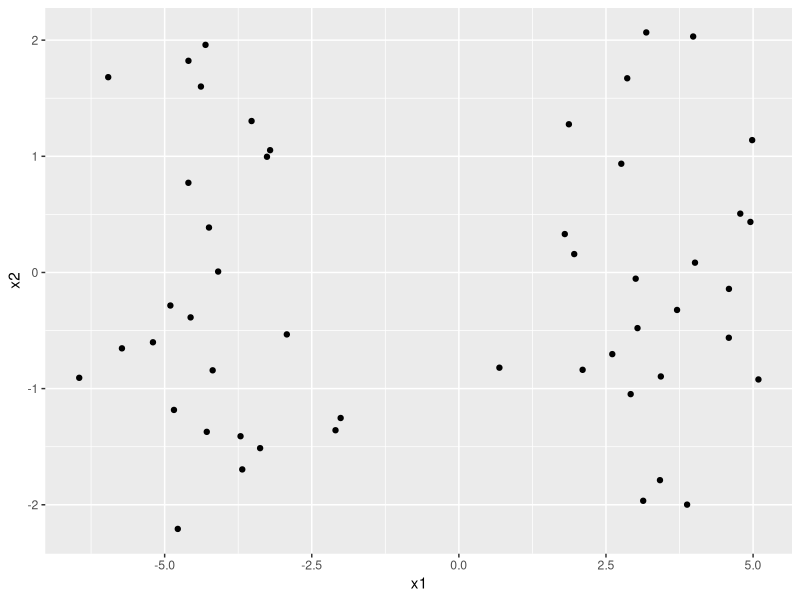
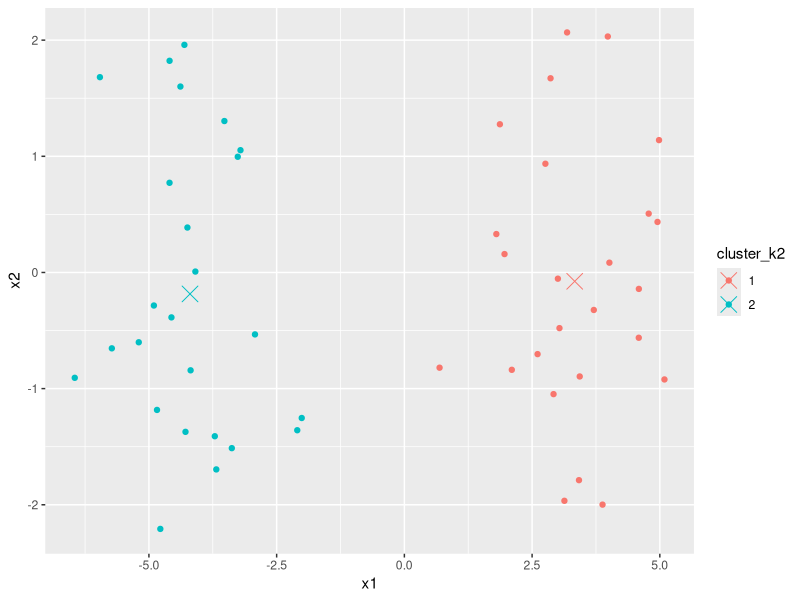
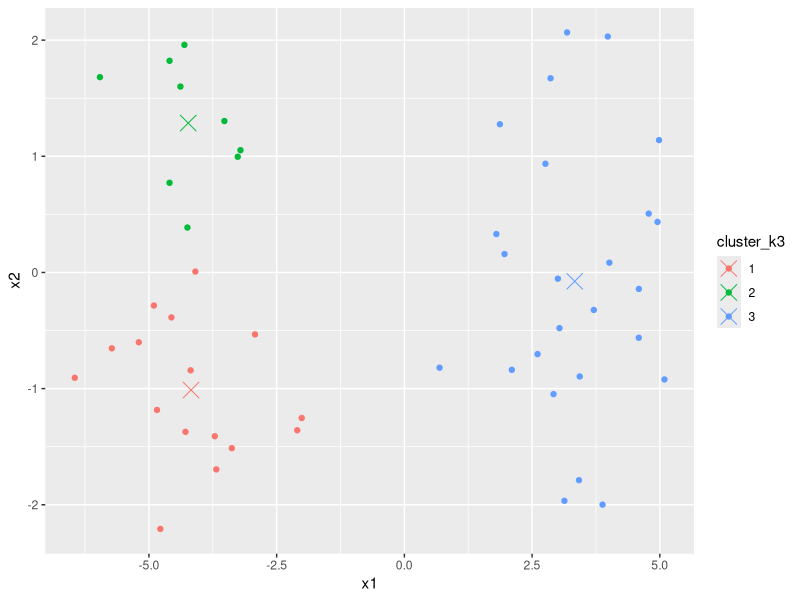
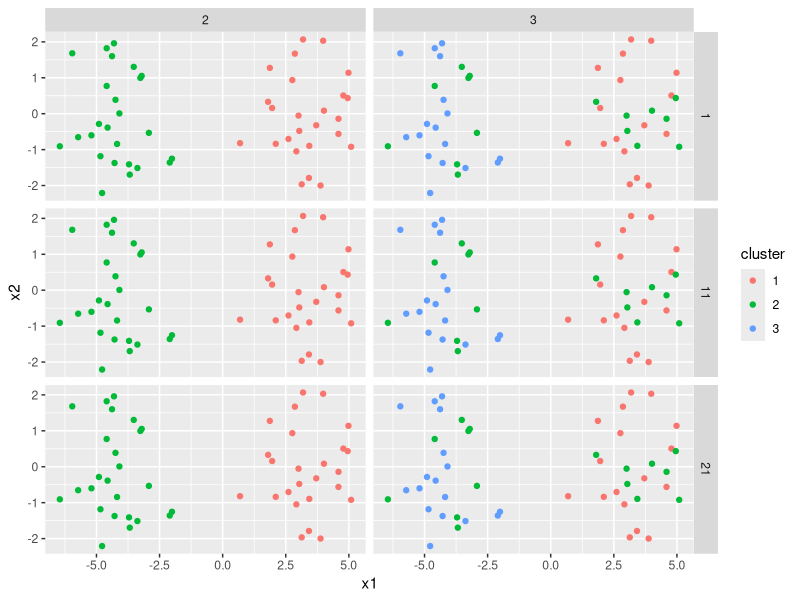

Generate these figures, in order, with R:
## ---- chunk 1
library(tidyverse)
## ---- chunk 2
set.seed(2)
sim_data <- tibble("obs" = 1:50, "x1" = rnorm(50), "x2" = rnorm(50)) %>%
  mutate(x1 = if_else(obs <= 25, x1 + 3, x1 - 4))

sim_data %>%
  ggplot(aes(x1, x2)) +
  geom_point()
## ---- chunk 3
km_out <- sim_data %>%
  select(-obs) %>%
  kmeans(centers = 2, nstart = 20)

km_out

sim_data_out <- sim_data %>%
  mutate(cluster_k2 = as.character(km_out$cluster))

cluster_means <- sim_data_out %>%
  group_by(cluster_k2) %>%
  summarise(x1_mean = mean(x1), x2_mean = mean(x2))

ggplot(sim_data_out, aes(x1, x2, colour = cluster_k2)) +
  geom_point() +
  geom_point(data = cluster_means, aes(x1_mean, x2_mean), size = 5, shape = 4)
## ---- chunk 4
km_out <- sim_data %>%
  select(-obs) %>%
  kmeans(centers = 3, nstart = 20)

km_out

sim_data_out <- sim_data %>%
  mutate(cluster_k3 = as.character(km_out$cluster))

cluster_means <- sim_data_out %>%
  group_by(cluster_k3) %>%
  summarise(x1_mean = mean(x1), x2_mean = mean(x2))

ggplot(sim_data_out, aes(x1, x2, colour = cluster_k3)) +
  geom_point() +
  geom_point(data = cluster_means, aes(x1_mean, x2_mean), size = 5, shape = 4)
## ---- chunk 5
grid <- expand.grid(
  k = seq(from = 2L, to = 3L, by = 1L),
  nstart = seq(from = 1L, by = 10L, length.out = 3L)
  ) %>%
  as_tibble() 

grid <- grid %>%
  mutate(data = list(sim_data),
         km_out = purrr::pmap(list("x" = data, "centers" = k, "nstart" = nstart), kmeans)
         )

grid
## ---- chunk 6
# Function to extract vector from kmeans which gives cluster each observation assigned to.
extr_cluster <- function(mod)
  tibble("cluster" = as.character(mod$cluster))

# Function to extract value of total within-cluster sum-of-squares
extr_wcss <- function(mod)
  mod$tot.withinss

grid <- grid %>%
  mutate(cluster = purrr::map(km_out, extr_cluster),
         data = purrr::map2(data, cluster, bind_cols),
         tot.withinss = purrr::map_dbl(km_out, extr_wcss)
        )

grid
## ---- chunk 7
chart_data <- grid %>%
  select(k, nstart, data) %>%
  unnest()

chart_data %>%
  ggplot(aes(x = x1, y = x2, colour = cluster)) +
  geom_point() +
  facet_grid(nstart ~ k)
  
